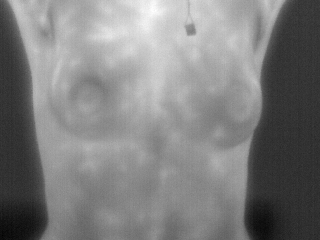
%> input picture test/IR_4089.png, 320 x 240 px
$ octave 'nipple_Benabdelkrim (1).m'   (GNU Octave 9; MATLAB toolbox functions it lacks are replaced by stand-ins)
%> lines starting %> are read from the running program, lines starting %| are printed output that depends on the picture; in (x1, y1, x2, y2) boxes, pixels count from 0 and x2, y2 are one past the last pixel; in counts of white or black regions, pixels touching at a corner belong together; the program's own positions count from 1

img = imread('./test/IR_4089.png'); %uigetfile doesn't work, ERROR: MAP must be a m x 3 array.
%> img is the input picture: size 240x320x3 uint8; min 0, max 255, mean 126.7
figure, imshow(img)
title('Human Body Image')

segmented_body = human_body_segmentation(img);
figure, imshow(segmented_body)
title('Segmented Human Body Image')

nipple_candidates = determine_nipple_candidates(segmented_body);
figure, imshow(nipple_candidates)
title('Nipple Candidates Image')

selected_nipples = plot_human_selected_nipples(determine_nipples_selection(nipple_candidates),img);
figure, imshow(selected_nipples)
title('Selected Nipples Image')

function segmented_body = human_body_segmentation(img)
    segmented_body = rgb2gray(img); %img to grayscale
    th = 50;
    human_mask = segmented_body < th; %normalize img (pixels > 50 = 1, pixels <= 50 = 0)
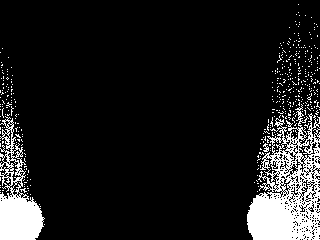
%> human_mask: size 240x320 logical; 11.1% white; 425 white regions (422 under 20 px), largest, box (x1, y1, x2, y2) and area: (247, 104, 320, 240) 5199, (0, 116, 45, 240) 2461, (263, 143, 269, 152) 30

    %morphological closing, disk-shaped, radius 3
    SE_3 = strel('disk', 3); %https://es.mathworks.com/help/images/ref/strel.html
    close_BW = imclose(human_mask, SE_3);
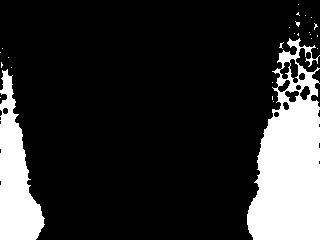
%> close_BW: size 240x320 logical; 18% white; 26 white regions (24 under 20 px), largest, box (x1, y1, x2, y2) and area: (247, 38, 320, 240) 9567, (0, 69, 45, 240) 4180
    %morphological dilation, disk-shaped, radius 10
    SE_10 = strel('disk', 10);
    BW2 = imdilate(close_BW, SE_10); %https://es.mathworks.com/help/images/ref/imdilate.html
%> BW2: size 240x320 logical; 27.7% white; 2 white regions, box (x1, y1, x2, y2) and area: (238, 0, 320, 240) 14667, (0, 39, 54, 240) 6636

    segmented_body(BW2) = 0; %set mask to 0 in final image
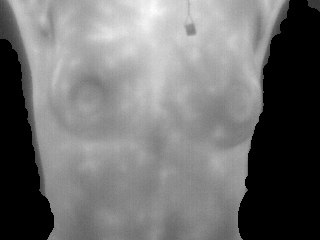
%> segmented_body: size 240x320 uint8; min 0, max 255, mean 112.4
end


function nipple_candidates = determine_nipple_candidates(img)
    %convolution of the img
    conv_img = medfilt2(img, [15, 15]); %https://es.mathworks.com/help/images/ref/medfilt2.html
    %substraction of the original img
    substraction = imsubtract(conv_img, img); %https://es.mathworks.com/help/images/ref/imsubtract.html
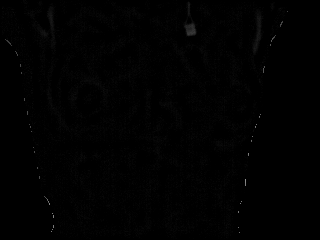
%> substraction: size 240x320 uint8; min 0, max 143, mean 1.1
    %create binary img with 0.03 sensitivity
    nipple_candidates = imbinarize(substraction, 0.03); %https://es.mathworks.com/help/images/ref/imbinarize.html
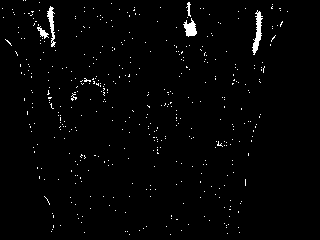
%> nipple_candidates: size 240x320 logical; 1.7% white; 446 white regions (440 under 20 px), largest, box (x1, y1, x2, y2) and area: (252, 10, 263, 55) 214, (183, 18, 197, 37) 154, (47, 6, 56, 47) 152, (37, 26, 49, 39) 63, (186, 2, 191, 17) 36, (71, 93, 77, 101) 20
end


function nipple = select_nipple(candidates, side)
    nipple = candidates(1); %only to initalize variable
    if size(side) > 0
        nipple = candidates(side(1)); %init selected nipple
        for i=1:length(side)
            if candidates(side(i)).Circularity > nipple.Circularity
                nipple = candidates(side(i));
            %if roundess equal, then select nipple with higher area
            elseif candidates(side(i)).Circularity == nipple.Circularity
                if candidates(side(i)).Area > nipple.Area
                    nipple = candidates(side(i));
                end
            end
        end
    end
end

function selected_nipples = determine_nipples_selection(img)
    Np = 20;
    BW2 = bwareaopen(img, Np); %https://es.mathworks.com/help/images/ref/bwareaopen.html
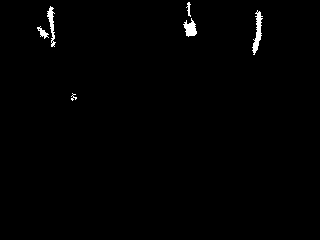
%> BW2: size 240x320 logical; 0.83% white; 6 white regions, box (x1, y1, x2, y2) and area: (252, 10, 263, 55) 214, (183, 18, 197, 37) 154, (47, 6, 56, 47) 152, (37, 26, 49, 39) 63, (186, 2, 191, 17) 36, (71, 93, 77, 101) 20
    %calculate height and width of thermogram img
    [r, c] = size(BW2);
%> r = 240; c = 320
    Hup = 0.35 * r;
%> Hup = 84
    Hlw = 0.3 * r;
%> Hlw = 72
    Lcnt = c/2; %center-line
%> Lcnt = 160
    %crop img using ((x,y),(x',y')) coordinates to get thermogram img
    new_img = imcrop(BW2,[0 Hlw c Hup]); %https://es.mathworks.com/help/images/ref/imcrop.html
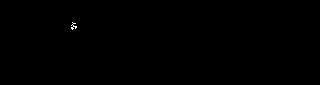
%> new_img: size 85x320 logical; 0.07% white in thin lines or dots, all inside (x1, y1, x2, y2) = (71, 22, 77, 30)
    nipples_candidates = regionprops(bwconncomp(bwareaopen(new_img,Np)),'all'); %get props of https://es.mathworks.com/help/images/ref/bwconncomp.html
%> nipples_candidates = 1 region; box (x1, y1, x2, y2), Area, Centroid, MajorAxisLength, MinorAxisLength and Eccentricity: (71, 22, 77, 30) 20 [74.2 26.9] 8 6.51 0.581

    left_nipples = [];
    right_nipples = [];
   	%determine left and right nipples using center-line and storing nipple
   	%index
    for i = 1:length(nipples_candidates)
        candidate_centroid = nipples_candidates(i).Centroid(1);
        if  Lcnt < candidate_centroid
            right_nipples(end + 1) = i;
        else
            if  Lcnt > candidate_centroid
                left_nipples(end + 1) = i;
            end
        end
    end
%> this loop made 1 pass
%> candidate_centroid on pass 1: 74.25
    %select left and right nipple centroids
    selected_nipples.right_nipple = select_nipple(nipples_candidates, right_nipples).Centroid;
%> in select_nipple, `nipple = candidates(1);`: nipple has the same summary as nipples_candidates in determine_nipples_selection
%> selected_nipples.right_nipple = [74.25 26.9]
    selected_nipples.left_nipple = select_nipple(nipples_candidates, left_nipples).Centroid;
%> selected_nipples.left_nipple = [74.25 26.9]
    %store Hlw (to shift nipple mark)
    selected_nipples.Hlw = Hlw;
%> selected_nipples.Hlw = 72
end


function img = plot_human_selected_nipples(nipples, img)
    %to plot nipples, use Hlw to shift Y coordinate nipple mark in relation to image
    %calculate coordinates
    nipples.left_nipple(2) = nipples.Hlw + nipples.left_nipple(2);
    nipples.right_nipple(2) = nipples.Hlw + nipples.right_nipple(2);
    %plot marks using calculated coordinates
    img = insertMarker(img, nipples.right_nipple);
%> img: size 240x320x3 uint8; 0.02% of pixels changed, all inside (x1, y1, x2, y2) = (70, 94, 77, 101)
    img = insertMarker(img,nipples.left_nipple);
end

$ run again, with test/IR_0100.png copied over test/IR_4089.png
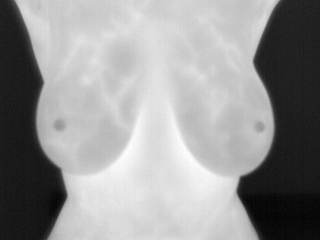
%> input picture test/IR_0100.png, 320 x 240 px
%> img is the input picture: size 240x320x3 uint8; min 0, max 255, mean 149.4
%> in human_body_segmentation, `human_mask = segmented_body < th;`:
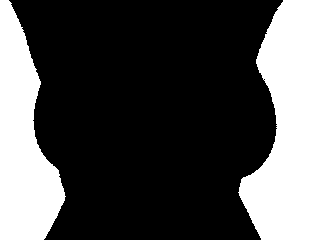
%> human_mask: size 240x320 logical; 30.5% white; 2 white regions, box (x1, y1, x2, y2) and area: (238, 0, 320, 240) 13755, (0, 0, 66, 240) 9631
%> close_BW: size 240x320 logical; 30.5% white; 2 white regions, box (x1, y1, x2, y2) and area: (238, 0, 320, 240) 13762, (0, 0, 66, 240) 9640
%> nipple_candidates: size 240x320 logical; 0.42% white; 57 white regions (55 under 20 px), largest, box (x1, y1, x2, y2) and area: (53, 118, 66, 132) 137, (254, 121, 263, 133) 83
%> in determine_nipples_selection, `new_img = imcrop(BW2,[0 Hlw c Hup]);`:
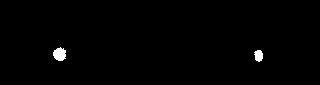
%> new_img: size 85x320 logical; 0.81% white; 2 white regions
%> nipples_candidates = 2 regions; box (x1, y1, x2, y2), Area, Centroid, MajorAxisLength, MinorAxisLength and Eccentricity: (53, 47, 66, 61) 137 [60.3 54.8] 13.51 13.15 0.227, (254, 50, 263, 62) 83 [259.3 56.3] 12.23 8.83 0.692
%> the loop in determine_nipples_selection, `for i = 1:length(nipples_candidates)` made 2 passes
%> candidate_centroid on passes 1 to 2: 60.3, 259.3
%> in select_nipple, `nipple = candidates(1);`: nipple = 1 region; box (x1, y1, x2, y2), Area, Centroid, MajorAxisLength, MinorAxisLength and Eccentricity: (53, 47, 66, 61) 137 [60.3 54.8] 13.51 13.15 0.227
%> in select_nipple, `nipple = candidates(side(1));`: nipple = 1 region; box (x1, y1, x2, y2), Area, Centroid, MajorAxisLength, MinorAxisLength and Eccentricity: (254, 50, 263, 62) 83 [259.3 56.3] 12.23 8.83 0.692
%> selected_nipples.right_nipple = [259.3 56.25]
%> in select_nipple (call 2), `nipple = candidates(1);`: nipple = 1 region; box (x1, y1, x2, y2), Area, Centroid, MajorAxisLength, MinorAxisLength and Eccentricity: (53, 47, 66, 61) 137 [60.3 54.8] 13.51 13.15 0.227
%> selected_nipples.left_nipple = [60.3 54.85]

$ run again, with test/IR_2841.png copied over test/IR_4089.png
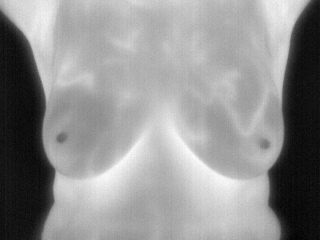
%> input picture test/IR_2841.png, 320 x 240 px
%> img is the input picture: size 240x320x3 uint8; min 0, max 255, mean 145.1
%> human_mask: size 240x320 logical; 21.5% white; 3 white regions (1 under 20 px), largest, box (x1, y1, x2, y2) and area: (0, 15, 52, 240) 8424, (270, 0, 320, 240) 8090
%> close_BW: size 240x320 logical; 21.6% white; 2 white regions, box (x1, y1, x2, y2) and area: (0, 15, 52, 240) 8467, (270, 0, 320, 240) 8127
%> nipple_candidates: size 240x320 logical; 1.3% white in thin lines or dots, all inside (x1, y1, x2, y2) = (6, 4, 297, 239)
%> in determine_nipples_selection, `new_img = imcrop(BW2,[0 Hlw c Hup]);`:
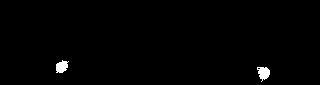
%> new_img: size 85x320 logical; 0.9% white; 2 white regions
%> nipples_candidates = 2 regions; box (x1, y1, x2, y2), Area, Centroid, MajorAxisLength, MinorAxisLength and Eccentricity: (257, 67, 270, 82) 126 [264.2 73.5] 14.07 12.31 0.484, (56, 60, 69, 73) 118 [62.4 67.3] 14.56 10.69 0.679
%> the loop in determine_nipples_selection, `for i = 1:length(nipples_candidates)` made 2 passes
%> candidate_centroid on passes 1 to 2: 62.36, 264.2
%> in select_nipple, `nipple = candidates(1);`: nipple = 1 region; box (x1, y1, x2, y2), Area, Centroid, MajorAxisLength, MinorAxisLength and Eccentricity: (56, 60, 69, 73) 118 [62.4 67.3] 14.56 10.69 0.679
%> in select_nipple, `nipple = candidates(side(1));`: nipple = 1 region; box (x1, y1, x2, y2), Area, Centroid, MajorAxisLength, MinorAxisLength and Eccentricity: (257, 67, 270, 82) 126 [264.2 73.5] 14.07 12.31 0.484
%> selected_nipples.right_nipple = [264.2 73.51]
%> in select_nipple (call 2), `nipple = candidates(1);`: nipple = 1 region; box (x1, y1, x2, y2), Area, Centroid, MajorAxisLength, MinorAxisLength and Eccentricity: (56, 60, 69, 73) 118 [62.4 67.3] 14.56 10.69 0.679
%> selected_nipples.left_nipple = [62.36 67.32]
